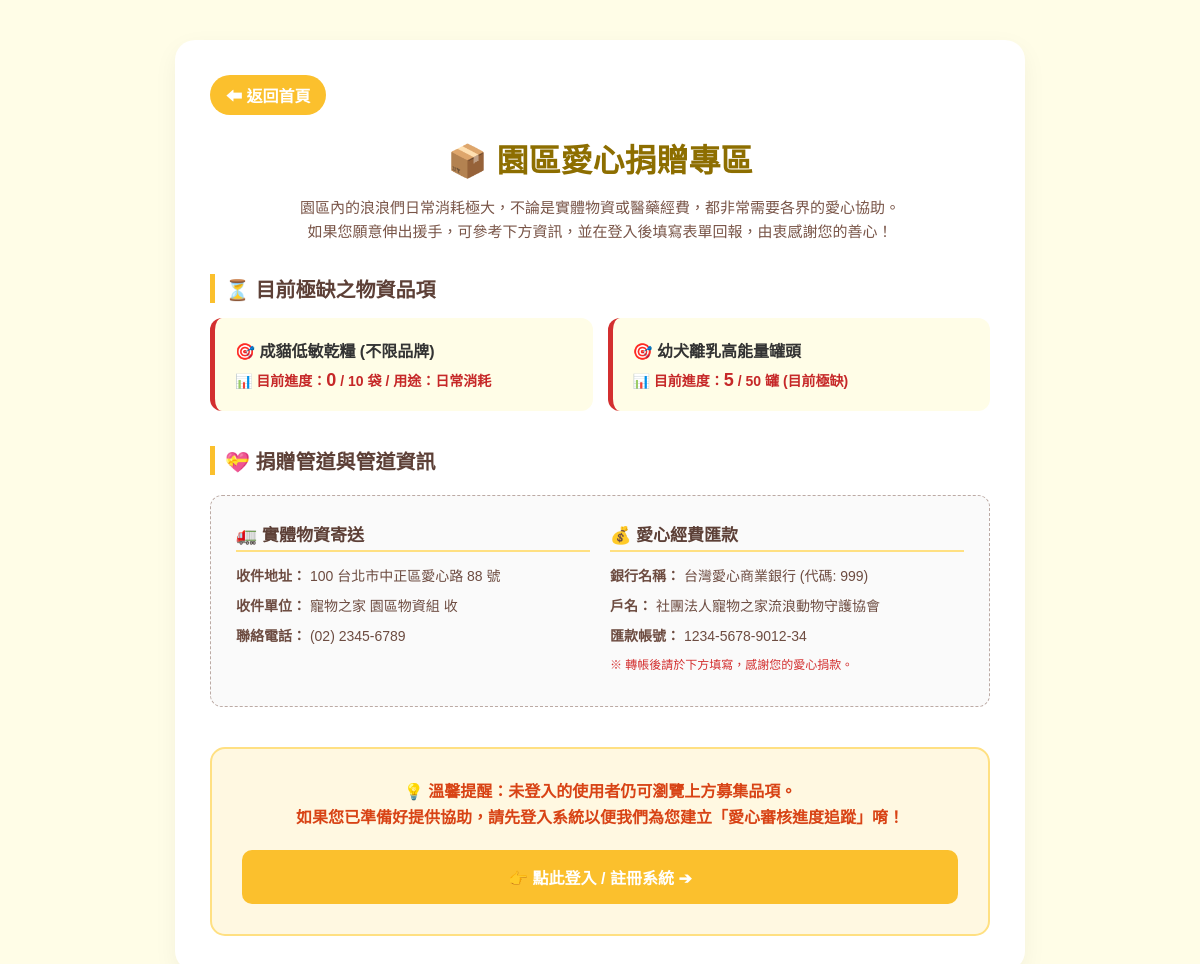
Screenshot of /期末報告/donation_form.php with the database file from the repository.
### tables this page shows
CREATE TABLE `donation_needs` (
  `id` int NOT NULL,
  `item_name` varchar(100) NOT NULL COMMENT '物資名稱',
  `quantity_needed` varchar(50) NOT NULL COMMENT '需求數量與單位',
  `quantity_raised` int DEFAULT '0',
  `status` varchar(20) DEFAULT '募集中' COMMENT '狀態：募集中、已額滿',
  `created_at` timestamp NULL DEFAULT CURRENT_TIMESTAMP
);

### 期末報告/donation_form.php (the view, shortened to what this page needs)
<?php
include('db.php');
$supply_res = $conn->query("SELECT * FROM donation_needs WHERE status = '募集中' ORDER BY id DESC");
?>
<!DOCTYPE html>
<html lang="zh-Hant">
<head>
</head>
<body>
  <div class="container">
    <a href="index.php" class="btn-back">⬅ 返回首頁</a>
    <h1>📦 園區愛心捐贈專區</h1>
    <p class="intro-text">
      園區內的浪浪們日常消耗極大，不論是實體物資或醫藥經費，都非常需要各界的愛心協助。<br>
      如果您願意伸出援手，可參考下方資訊，並在登入後填寫表單回報，由衷感謝您的善心！
    </p>
    <h2 style="font-size:20px; margin-bottom:15px; color:#5d4037; border-left: 5px solid #fbc02d; padding-left: 10px;">⏳ 目前極缺之物資品項</h2>
    <div class="supply-grid">
      <?php if ($supply_res && $supply_res->num_rows > 0): ?>
        <?php while($supply = $supply_res->fetch_assoc()):
            $raised = intval($supply['quantity_raised'] ?? 0);
            $needed = htmlspecialchars($supply['quantity_needed']);
        ?>
          <div class="supply-card">
            <div class="supply-name">🎯 <?= htmlspecialchars($supply['item_name']) ?></div>
            <div class="supply-qty" style="color: #c62828;">
               📊 目前進度：<span style="font-size:18px; font-weight:bold Haus;"><?= $raised ?></span> / <?= $needed ?>
            </div>
          </div>
        <?php endwhile; ?>
      <?php endif; ?>
    </div>
    <h2 style="font-size:20px; margin-bottom:15px; color:#5d4037; border-left: 5px solid #fbc02d; padding-left: 10px;">💝 捐贈管道與管道資訊</h2>
    <div class="info-section">
      <div class="info-box">
        <h3>🚛 實體物資寄送</h3>
        <p><strong>收件地址：</strong> 100 台北市中正區愛心路 88 號</p>
        <p><strong>收件單位：</strong> 寵物之家 園區物資組 收</p>
        <p><strong>聯絡電話：</strong> (02) 2345-6789</p>
      </div>
      <div class="info-box">
        <h3>💰 愛心經費匯款</h3>
        <p><strong>銀行名稱：</strong> 台灣愛心商業銀行 (代碼: 999)</p>
        <p><strong>戶名：</strong> 社團法人寵物之家流浪動物守護協會</p>
        <p><strong>匯款帳號：</strong> 1234-5678-9012-34</p>
        <p style="color:#d32f2f; font-size:12px;">※ 轉帳後請於下方填寫，感謝您的愛心捐款。</p>
      </div>
    </div>
    <div class="donation-form-box">
      <?php if (isset($_SESSION['username'])): ?>
        <div class="form-tabs">
          <button type="button" class="form-tab-btn active" onclick="switchForm('material')">🦴 實物捐贈</button>
          <button type="button" class="form-tab-btn" onclick="switchForm('money')">💳 愛心捐款</button>
        </div>
        <form method="post" action="donation_form.php" enctype="multipart/form-data">
          <input type="hidden" name="submit_donation" value="1">
          <input type="hidden" name="donation_type" id="donation_type_input" value="material">
          <div id="panel-material" class="form-panel active">
            <div class="form-group">
              <label>1. 預計捐贈的物資名稱：</label>
              <input type="text" name="item_name" class="form-control" placeholder="例如：成貓低敏乾糧 2袋、幼犬罐頭 10罐">
            </div>
            <div class="form-group">
              <label>2. 數量（請填寫純數字）：</label>
              <input type="number" name="quantity" class="form-control" min="1" placeholder="example: 2">
            </div>
            <div class="form-group">
              <label>3. 預計提供方式：</label>
              <select name="shipping_method" class="form-control">
                <option value="郵寄 / 貨運寄送">🚛 郵寄 / 貨運寄送</option>
                <option value="親自送到園區">🚗 親自送到園區</option>
              </select>
            </div>
            <div class="form-group">
              <label>4. 上傳物資憑證（必填）：</label>
              <input type="file" name="donation_img_material" class="form-control" accept="image/*">
              <small style="color: #888; display: block; margin-top: 4px;">※ 請務必上傳寄件單據、購買證明或包裹外觀照片以利園區核對。</small>
            </div>
          </div>
          <div id="panel-money" class="form-panel">
            <div class="form-group">
              <label>1. 匯款總金額 (新台幣 NTD)：</label>
              <input type="number" name="money_amount" class="form-control" min="1" placeholder="例如：2000">
            </div>
            <div class="form-group">
              <label>2. 您的轉帳帳號後五碼：</label>
              <input type="text" name="bank_last_five" class="form-control" maxlength="5" placeholder="例如：12345">
            </div>
            <div class="form-group">
              <label>3. 上傳匯款成功截圖（必填）：</label>
              <input type="file" name="donation_img_money" class="form-control" accept="image/*">
              <small style="color: #888; display: block; margin-top: 4px;">※ 請務必上傳網路銀行轉帳成功畫面或 ATM 交易明細收據。</small>
            </div>
          </div>
          <button type="submit" class="btn-submit">確認送出愛心（等待管理員核對）</button>
        </form>
      <?php else: ?>
        <p style="text-align: center; color: #d84315; font-weight: bold; line-height: 1.6;">
          💡 溫馨提醒：未登入的使用者仍可瀏覽上方募集品項。<br>
          如果您已準備好提供協助，請先登入系統以便我們為您建立「愛心審核進度追蹤」唷！
        </p>
        <a href="login.php?redirect=donation_form.php" class="login-prompt-btn">👉 點此登入 / 註冊系統 ➔</a>
      <?php endif; ?>
    </div>
  </div>
</body>
</html>

### 期末報告/donation_form.php (style rules this page uses)
* { margin: 0; padding: 0; box-sizing: border-box; font-family: 'Noto Sans TC', sans-serif; }
body { background-color: #fffde7; color: #5d4037; padding: 40px 20px; }
.container { max-width: 850px; margin: 0 auto; background: white; border-radius: 20px; padding: 35px; box-shadow: 0 8px 24px rgba(0,0,0,0.05); }
h1 { color: #8d6e00; text-align: center; margin-bottom: 15px; }
.btn-back { display: inline-block; text-decoration: none; background: #fbc02d; color: white; padding: 8px 16px; border-radius: 20px; font-weight: bold; margin-bottom: 20px; }
.intro-text { text-align: center; color: #795548; font-size: 15px; line-height: 1.6; margin-bottom: 30px; }
.supply-grid { display: grid; grid-template-columns: repeat(auto-fit, minmax(240px, 1fr)); gap: 15px; margin-bottom: 35px; }
.supply-card { background: #fffde7; padding: 20px; border-radius: 12px; border-left: 5px solid #d32f2f; }
.supply-name { font-size: 16px; font-weight: bold; color: #333; }
.supply-qty { margin-top: 8px; font-size: 14px; color: #e65100; font-weight: bold; }
.info-section { background: #fafafa; border: 1px dashed #bcaaa4; padding: 25px; border-radius: 12px; margin-top: 20px; display: grid; grid-template-columns: 1fr 1fr; gap: 20px; }
.info-box h3 { color: #5d4037; margin-bottom: 12px; font-size: 17px; border-bottom: 2px solid #ffe082; padding-bottom: 4px; }
.info-box p { font-size: 14px; color: #6d4c41; line-height: 1.8; margin-bottom: 5px; }
.donation-form-box { background: #fff8e1; border: 2px solid #ffe082; padding: 30px; border-radius: 15px; margin-top: 40px; }
.login-prompt-btn { display: block; text-align: center; text-decoration: none; background: #fbc02d; color: white; padding: 15px; border-radius: 10px; font-weight: bold; margin-top: 20px; }

### rows the page displays
donation_needs: item_name "成貓低敏乾糧 (不限品牌)", quantity_raised "0", quantity_needed "10 袋 / 用途：日常消耗"
donation_needs: item_name "幼犬離乳高能量罐頭", quantity_raised "5", quantity_needed "50 罐 (目前極缺)"
